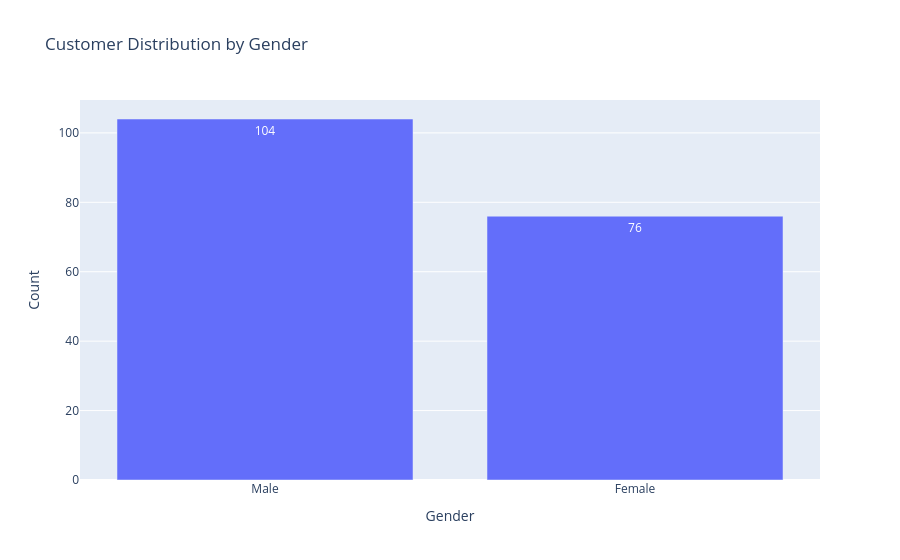

Notebook source saved alongside this figure:
### Code cell
import plotly.express as px

gender_count = df["Gender"].value_counts().reset_index()

gender_count.columns = ["Gender", "Count"]

fig = px.bar(
    gender_count,
    x="Gender",
    y="Count",
    title="Customer Distribution by Gender",
    text="Count"
)

fig.show()

### Figure 1 — Plotly figure (JSON) as saved in the notebook; plotly's stock layout.template omitted (floating-point values rounded to 4 significant figures)
{"data": [{"hovertemplate": "Gender=%{x}<br>Count=%{text}<extra></extra>", "legendgroup": "", "marker": {"color": "#636efa", "pattern": {"shape": ""}}, "name": "", "orientation": "v", "showlegend": false, "text": [104.0, 76.0], "textposition": "auto", "type": "bar", "x": ["Male", "Female"], "xaxis": "x", "y": [104, 76], "yaxis": "y"}], "layout": {"barmode": "relative", "legend": {"tracegroupgap": 0}, "title": {"text": "Customer Distribution by Gender"}, "xaxis": {"anchor": "y", "domain": [0, 1], "title": {"text": "Gender"}}, "yaxis": {"anchor": "x", "domain": [0, 1], "title": {"text": "Count"}}}}
